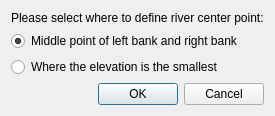
<?xml version="1.0" encoding="UTF-8"?>
<ui version="4.0">
 <class>RawDataRiverSurveyImporterSettingDialog</class>
 <widget class="QDialog" name="RawDataRiverSurveyImporterSettingDialog">
  <property name="geometry">
   <rect>
    <x>0</x>
    <y>0</y>
    <width>274</width>
    <height>109</height>
   </rect>
  </property>
  <property name="windowTitle">
   <string>River Survey Data Import Setting</string>
  </property>
  <layout class="QVBoxLayout" name="verticalLayout">
   <item>
    <widget class="QLabel" name="label">
     <property name="text">
      <string>Please select where to define river center point:</string>
     </property>
    </widget>
   </item>
   <item>
    <widget class="QRadioButton" name="middlePointRadioButton">
     <property name="text">
      <string>Middle point of left bank and right bank</string>
     </property>
     <property name="checked">
      <bool>true</bool>
     </property>
    </widget>
   </item>
   <item>
    <widget class="QRadioButton" name="smallestRadioButton">
     <property name="text">
      <string>Where the elevation is the smallest</string>
     </property>
    </widget>
   </item>
   <item>
    <spacer name="verticalSpacer">
     <property name="orientation">
      <enum>Qt::Vertical</enum>
     </property>
     <property name="sizeHint" stdset="0">
      <size>
       <width>20</width>
       <height>0</height>
      </size>
     </property>
    </spacer>
   </item>
   <item>
    <widget class="QDialogButtonBox" name="buttonBox">
     <property name="orientation">
      <enum>Qt::Horizontal</enum>
     </property>
     <property name="standardButtons">
      <set>QDialogButtonBox::Cancel|QDialogButtonBox::Ok</set>
     </property>
    </widget>
   </item>
  </layout>
 </widget>
 <resources/>
 <connections>
  <connection>
   <sender>buttonBox</sender>
   <signal>accepted()</signal>
   <receiver>RawDataRiverSurveyImporterSettingDialog</receiver>
   <slot>accept()</slot>
   <hints>
    <hint type="sourcelabel">
     <x>248</x>
     <y>254</y>
    </hint>
    <hint type="destinationlabel">
     <x>157</x>
     <y>274</y>
    </hint>
   </hints>
  </connection>
  <connection>
   <sender>buttonBox</sender>
   <signal>rejected()</signal>
   <receiver>RawDataRiverSurveyImporterSettingDialog</receiver>
   <slot>reject()</slot>
   <hints>
    <hint type="sourcelabel">
     <x>316</x>
     <y>260</y>
    </hint>
    <hint type="destinationlabel">
     <x>286</x>
     <y>274</y>
    </hint>
   </hints>
  </connection>
 </connections>
</ui>
